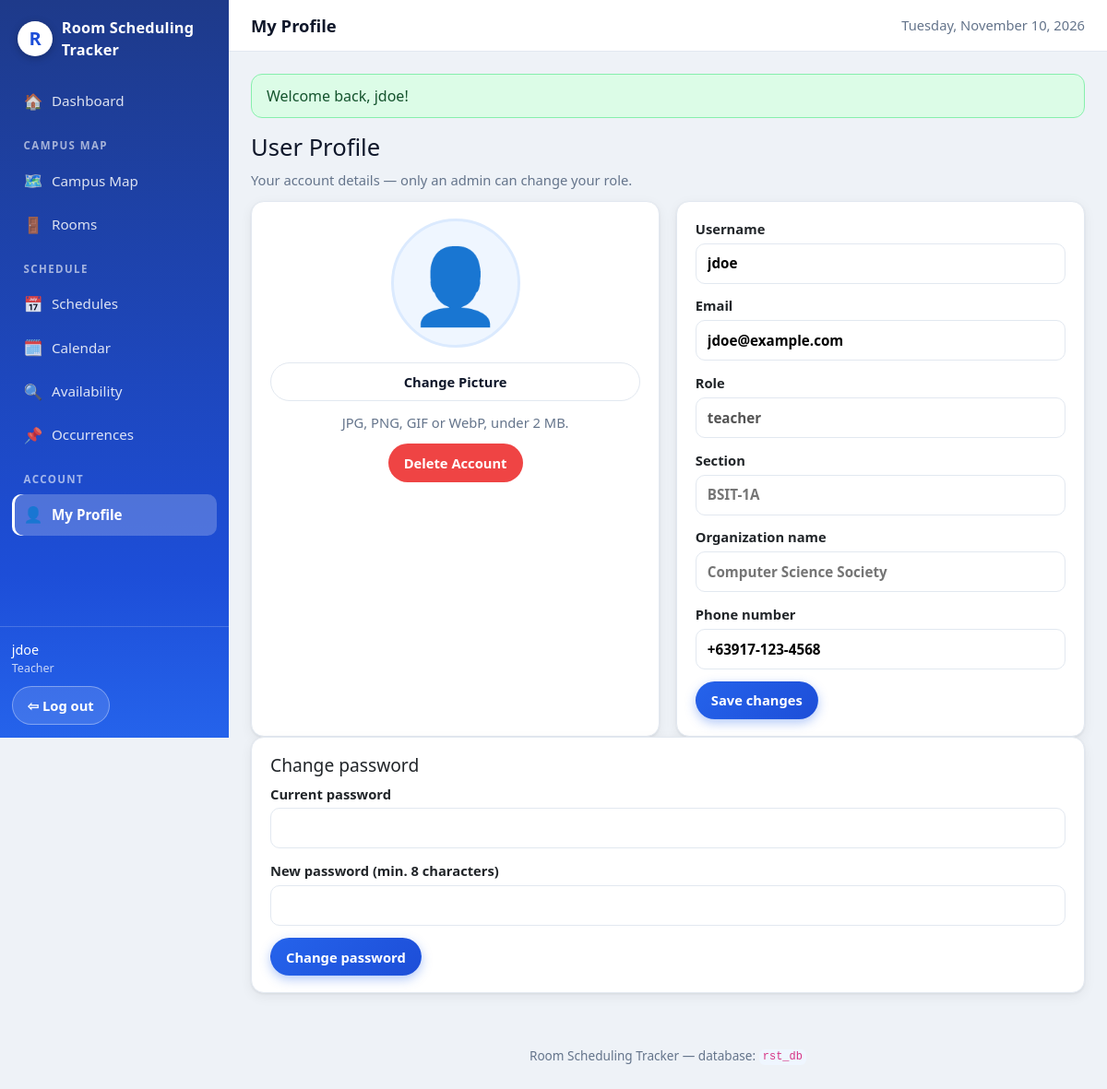
The page /profile (signed in) on the database its author committed.
### tables this page shows
CREATE TABLE IF NOT EXISTS tblUsers (
  user_id       INT UNSIGNED NOT NULL AUTO_INCREMENT,
  username      VARCHAR(50)  NOT NULL,
  email         VARCHAR(255) NOT NULL,
  password_hash VARCHAR(255) NOT NULL,
  profile_img   VARCHAR(255) NULL,
  role          VARCHAR(30)  NOT NULL DEFAULT 'student',
  section       VARCHAR(50)  NULL,
  org_name      VARCHAR(100) NULL,
  phone_number  VARCHAR(17)  NULL,
  PRIMARY KEY (user_id),
  UNIQUE KEY uq_users_username (username),
  UNIQUE KEY uq_users_email (email),
  KEY idx_users_role (role)
);

### controllers/ProfileController.php (called while the page is built, shortened)
<?php
final class ProfileController
{
    public function show(): void
    {
        $user = $this->users->find((int) Auth::id());
        view('profile/show', ['title' => 'My Profile', 'user' => $user]);
    }
}

### core/Auth.php (called while the page is built, shortened)
<?php
final class Auth
{
    public static function user(): ?array
    {
        return $_SESSION['user'] ?? null;
    }
    public static function id(): ?int
    {
        $u = self::user();
        return $u ? (int) $u['user_id'] : null;
    }
    public static function check(): bool
    {
        return self::user() !== null;
    }
    public static function role(): ?string
    {
        return self::user()['role'] ?? null;
    }
    public static function isAdmin(): bool
    {
        return self::role() === 'admin';
    }
}

### core/Database.php (called while the page is built, shortened)
<?php
final class Database
{
    private PDO $pdo;
    private function __construct(array $db)
    {
        $driver = $db['driver'] ?? 'mysql';
        try {
            if ($driver === 'sqlite') {
                $dir = dirname($db['path']);
                if (!is_dir($dir)) {
                    mkdir($dir, 0755, true);
                }
                $this->pdo = new PDO('sqlite:' . $db['path']);
                $this->pdo->exec('PRAGMA foreign_keys = ON');
            } else {
                $dsn = sprintf(
                    'mysql:host=%s;port=%s;dbname=%s;charset=%s',
                    $db['host'], $db['port'], $db['database'], $db['charset']
                );
                $this->pdo = new PDO($dsn, $db['username'], $db['password'], [
                    PDO::ATTR_ERRMODE            => PDO::ERRMODE_EXCEPTION,
                    PDO::ATTR_DEFAULT_FETCH_MODE => PDO::FETCH_ASSOC,
                    PDO::ATTR_EMULATE_PREPARES   => false,
                ]);
                return;
            }
            $this->pdo->setAttribute(PDO::ATTR_ERRMODE, PDO::ERRMODE_EXCEPTION);
            $this->pdo->setAttribute(PDO::ATTR_DEFAULT_FETCH_MODE, PDO::FETCH_ASSOC);
            $this->pdo->setAttribute(PDO::ATTR_EMULATE_PREPARES, false);
        } catch (PDOException $e) {
            throw new PDOException(
                'Could not connect to the database. Check your .env DB_* settings '
                . 'and make sure the database from database/rst_db.sql exists. '
                . 'Driver error: ' . $e->getMessage(),
                (int) $e->getCode(),
                $e
            );
        }
    }
    public function all(string $sql, array $params = []): array
    {
        $stmt = $this->pdo->prepare($sql);
        $stmt->execute($params);
        return $stmt->fetchAll();
    }
    public function one(string $sql, array $params = []): ?array
    {
        $rows = $this->all($sql, $params);
        return $rows[0] ?? null;
    }
}

### models/User.php (called while the page is built, shortened)
<?php
final class User
{
    public function find(int $id): ?array
    {
        return $this->db->one(
            'SELECT user_id, username, email, profile_img, role, section, org_name, phone_number
             FROM tblUsers WHERE user_id = ?',
            [$id]
        );
    }
}

### core/helpers.php (called while the page is built, shortened)
<?php
function e(?string $value): string
{
    return htmlspecialchars($value ?? '', ENT_QUOTES, 'UTF-8');
}
function base_path(): string
{
    static $base = null;
    if ($base !== null) {
        return $base;
    }
    $base = '';
    $appUrl = getenv('APP_URL');
    if ($appUrl !== false && $appUrl !== '') {
        $p = parse_url($appUrl, PHP_URL_PATH);
    } elseif (isset($_SERVER['SCRIPT_NAME'])) {
        $script = str_replace('\\', '/', (string) $_SERVER['SCRIPT_NAME']);
        if (basename($script) === 'index.php') {
            $dir = rtrim(dirname($script), '/');
            $base = ($dir === '/' || $dir === '.' || $dir === '\\') ? '' : $dir;
        }
    }
    return $base;
}
function url(string $path = ''): string
{
    $path = ltrim($path, '/');
    return base_path() . ($path === '' ? '/' : '/' . $path);
}
function flashes(): array
{
    $out = $_SESSION['_flash'] ?? [];
    return $out;
}

### views/profile/show.php (the view, shortened to what this page needs)
<h1><?= \App\Core\Auth::isAdmin() ? 'Admin Profile' : 'User Profile' ?></h1>
<p class="muted">Your account details — only an admin can change your role.</p>
<div class="grid-2">
  <section class="card profile-side">
    <div class="avatar">
      <?php if (!empty($user['profile_img'])): ?>
        <img src="<?= url($user['profile_img']) ?>" alt="Profile picture">
      <?php else: ?>
        <span class="avatar-silhouette">👤</span>
      <?php endif; ?>
    </div>
    <form method="post" action="<?= url('profile/avatar') ?>" enctype="multipart/form-data" class="form">
      <label class="btn" for="avatar-file" style="cursor:pointer">Change Picture</label>
    </form>
    <p class="muted">JPG, PNG, GIF or WebP, under 2 MB.</p>
    <form method="post" action="<?= url('profile/delete') ?>" data-confirm="Delete your account? This cannot be undone.">
      <?= csrf_field() ?><button class="btn btn-danger" type="submit">Delete Account</button>
    </form>
  </section>
  <section class="card">
    <form method="post" action="<?= url('profile') ?>" class="form">
      <label>Username <input type="text" name="username" required minlength="3" value="<?= e($user['username']) ?>"></label>
      <label>Email <input type="email" name="email" required value="<?= e($user['email']) ?>"></label>
      <label>Role <input type="text" value="<?= e($user['role']) ?><?= $user['role'] === 'officer' ? ' (org officer)' : '' ?>" disabled></label>
      <label>Section <input type="text" name="section" value="<?= e($user['section'] ?? '') ?>" placeholder="BSIT-1A"></label>
      <label>Organization name <input type="text" name="org_name" value="<?= e($user['org_name'] ?? '') ?>" placeholder="Computer Science Society"></label>
      <label>Phone number <input type="tel" name="phone_number" value="<?= e($user['phone_number'] ?? '') ?>" placeholder="+63917-123-4567"></label>
      <button class="btn btn-primary" type="submit">Save changes</button>
    </form>
  </section>
</div>
<section class="card">
  <h2>Change password</h2>
  <form method="post" action="<?= url('profile/password') ?>" class="form">
    <label>Current password <input type="password" name="current_password" required></label>
    <label>New password (min. 8 characters) <input type="password" name="new_password" required minlength="8"></label>
    <button class="btn btn-primary" type="submit">Change password</button>
  </form>
</section>

### views/layouts/main.php (shortened to what this page needs)
<!DOCTYPE html>
<html lang="en">
<head>
<link rel="stylesheet" href="https://cdn.jsdelivr.net/npm/bootstrap@5.3.3/dist/css/bootstrap.min.css">
<link rel="stylesheet" href="<?= url('assets/css/style.css') ?>">
</head>
<body>
<?php
$loggedIn = \App\Core\Auth::check(); $isAdmin = \App\Core\Auth::isAdmin();
$current = $current ?? '';
if ($current === '') {
    $reqPath = trim(parse_url($_SERVER['REQUEST_URI'] ?? '/', PHP_URL_PATH), '/');
    $base = trim(base_path(), '/');
    $seg = explode('/', $reqPath)[0] ?? '';
    $current = match ($seg) { '', 'index.php' => 'dashboard', 'maps' => 'maps', 'rooms' => 'rooms', 'schedules' => 'schedules', 'calendar' => 'calendar', 'availability' => 'availability', 'occurrences' => 'occurrences', 'users' => 'users', 'profile' => 'profile', default => $seg };
}
?>
<?php if ($loggedIn): ?>
<div class="app-shell">
  <aside class="sidebar">
    <a class="brand" href="<?= url('') ?>"><span class="brand-mark">R</span> Room Scheduling<br>Tracker</a>
    <nav>
      <a href="<?= url('') ?>" class="<?= $current === 'dashboard' ? 'active' : '' ?>"><span class="nav-icon">🏠</span> Dashboard</a>
      <p class="nav-section">Campus Map</p>
      <a href="<?= url('maps') ?>" class="<?= $current === 'maps' ? 'active' : '' ?>"><span class="nav-icon">🗺️</span> Campus Map</a>
      <a href="<?= url('rooms') ?>" class="<?= $current === 'rooms' ? 'active' : '' ?>"><span class="nav-icon">🚪</span> Rooms</a>
      <p class="nav-section">Schedule</p>
      <a href="<?= url('schedules') ?>" class="<?= $current === 'schedules' ? 'active' : '' ?>"><span class="nav-icon">📅</span> Schedules</a>
      <a href="<?= url('calendar') ?>" class="<?= $current === 'calendar' ? 'active' : '' ?>"><span class="nav-icon">🗓️</span> Calendar</a>
      <a href="<?= url('availability') ?>" class="<?= $current === 'availability' ? 'active' : '' ?>"><span class="nav-icon">🔍</span> Availability</a>
      <a href="<?= url('occurrences') ?>" class="<?= $current === 'occurrences' ? 'active' : '' ?>"><span class="nav-icon">📌</span> Occurrences</a>
      <p class="nav-section">Account</p>
      <a href="<?= url('profile') ?>" class="<?= $current === 'profile' ? 'active' : '' ?>"><span class="nav-icon">👤</span> My Profile</a>
    </nav>
    <div class="sidebar-foot">
      <span class="user-chip"><?= e(\App\Core\Auth::user()['username'] ?? '') ?> <small><?= e(\App\Core\Auth::role() ?? '') ?><?= \App\Core\Auth::role() === 'officer' ? ' (org officer)' : '' ?></small></span>
      <form method="post" action="<?= url('logout') ?>" class="inline-form"><?= csrf_field() ?><button class="btn btn-ghost" type="submit">⇦ Log out</button></form>
    </div>
  </aside>
  <div class="main-col">
    <header class="topbar">
      <p class="page-title"><?= e($title ?? 'Room Scheduling Tracker') ?></p>
      <div class="top-actions">
        <span class="muted"><?= e(date('l, F j, Y')) ?></span>
      </div>
    </header>
    <main class="content">
      <?php foreach (flashes() as $f): ?>
        <div class="flash flash-<?= e($f['type']) ?>"><?= e($f['message']) ?></div>
      <?php endforeach; ?>
      <?= $content ?? '' ?>
    </main>
    <footer class="footer">Room Scheduling Tracker — database: <code>rst_db</code></footer>
  </div>
</div>
<?php endif; ?>
</body>
</html>

### rows shown on the page
tblusers: username "jdoe", role "Teacher", email "jdoe@example.com", role "teacher", phone_number "+63917-123-4568"

### other values the page prints
$title "My Profile"
$f['message'] "Welcome back, jdoe!"
